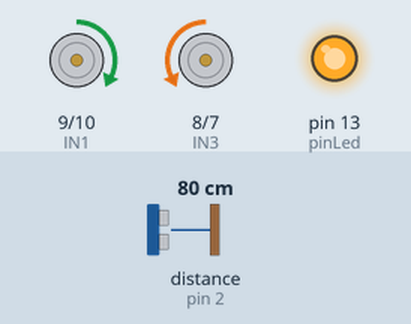
Simulated run of this sketch. Board: Arduino Uno, built with avr-gcc and run on an emulated ATmega328P. On the bench: motor-driver pin pairs drawn as motors (green arrow = first pin HIGH = forward, orange = second pin HIGH = backward, longer = more drive, scaled by the enable pin), output pins drawn as LEDs (lit = HIGH). Wiring (inferred from the names in the program): ultrasonic range finder: trigger pin 3; echo pin 2. Dashed ring = blinking. The test bench sets the inputs (shaded band); at power-on: distance to the obstacle (sensor on pin 2) 80 cm. The echo pulse lasts 58.3 µs per cm; pins used as bus, display or sensor lines are not drawn.

Above: at 1.2 s.
1.3 s: distance to the obstacle (sensor on pin 2) set to 12 cm
2.8 s: distance to the obstacle (sensor on pin 2) set to 9 cm
At 2.95 s:
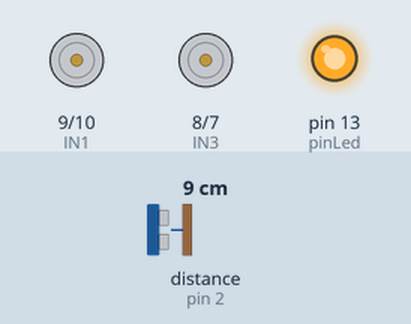
At 3.55 s:
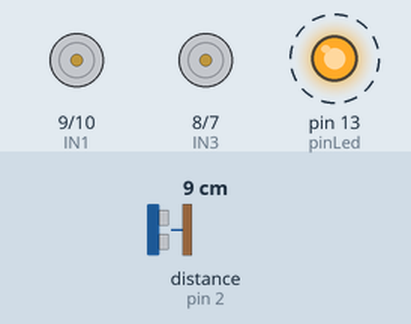
Timing chart, 0 to 11.8 s (numbered marks = the images above; inputs shaded):
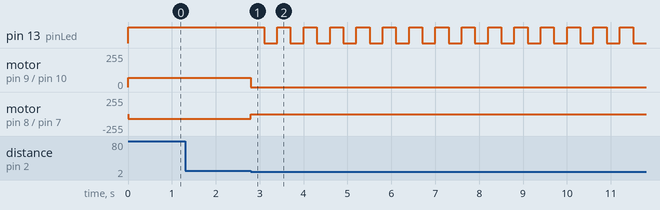

The sketch:

pRACTICA6SENSORES.ino
```cpp
const int echo = 2;
const int trigger = 3;
const int IN1 = 9;
const int IN2 = 10;
const int IN3 = 8;
const int IN4 = 7;
const int ENA = 6;
const int ENB = 5;
const int pinLed = 13;
long duration;
float distance;
void setup() {
  pinMode(echo, INPUT);
  pinMode(trigger, OUTPUT);
  pinMode(IN1,OUTPUT);
  pinMode(IN2,OUTPUT);
  pinMode(IN3,OUTPUT);
  pinMode(IN4,OUTPUT);
  pinMode(ENA,OUTPUT);
  pinMode(ENB,OUTPUT);
  pinMode(pinLed,OUTPUT);
  digitalWrite(pinLed,LOW);
  digitalWrite(IN1,LOW);
  digitalWrite(IN2,LOW);
  digitalWrite(IN3,LOW);
  digitalWrite(IN4,LOW);
  analogWrite(ENA,0);
  analogWrite(ENB,0);

}

void loop() {
  digitalWrite(pinLed,HIGH);
  digitalWrite(trigger, LOW);
  delayMicroseconds(2);
  digitalWrite(trigger, HIGH);
  delayMicroseconds(10);
  digitalWrite(trigger, LOW);

  duration = pulseIn(echo,HIGH);
  distance = duration * 0.034/2;
  if(distance>=10){
    digitalWrite(IN1,HIGH);
    digitalWrite(IN2,LOW);
    digitalWrite(IN3,LOW);
    digitalWrite(IN4,HIGH);
    analogWrite(ENA,70);
    analogWrite(ENB,70);
  }
  else{
    digitalWrite(IN1,LOW);
    digitalWrite(IN2,LOW);
    digitalWrite(IN3,LOW);
    digitalWrite(IN4,LOW);
    analogWrite(ENA,0);
    analogWrite(ENB,0);
    for(int i = 0; i<=10; i++){
      digitalWrite(pinLed,HIGH);
      delay(300);
      digitalWrite(pinLed,LOW);
      delay(300);
      i++;
    }
  }

}
```

Measured:
- the behaviour switches between 11 and 10 cm on distance to the obstacle (sensor on pin 2) (found by bisection; images 0 and 1)
- after the input at 1.3 s, every drawn part: stays the same
- after the input at 2.8 s, pin 13 (pinLed): alternates HIGH for 0.30 s and LOW for 0.30 s, starting after 0.30 s; motor on pin 9 (IN1) / pin 10 (IN2): forward 70/255 → stopped at once; motor on pin 8 (IN3) / pin 7 (IN4): backward 70/255 → stopped at once
